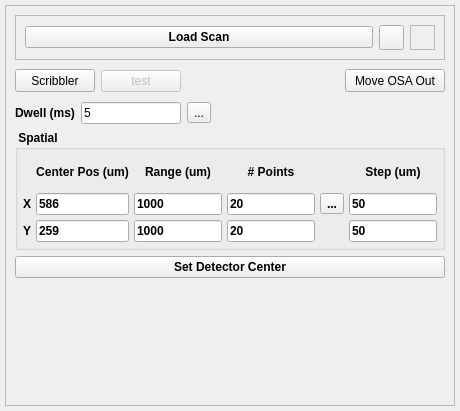
<?xml version="1.0" encoding="UTF-8"?>
<ui version="4.0">
 <class>Form</class>
 <widget class="QWidget" name="Form">
  <property name="geometry">
   <rect>
    <x>0</x>
    <y>0</y>
    <width>460</width>
    <height>411</height>
   </rect>
  </property>
  <property name="minimumSize">
   <size>
    <width>0</width>
    <height>150</height>
   </size>
  </property>
  <property name="focusPolicy">
   <enum>Qt::StrongFocus</enum>
  </property>
  <property name="windowTitle">
   <string>Form</string>
  </property>
  <layout class="QVBoxLayout" name="verticalLayout">
   <property name="spacing">
    <number>5</number>
   </property>
   <property name="leftMargin">
    <number>5</number>
   </property>
   <property name="topMargin">
    <number>5</number>
   </property>
   <property name="rightMargin">
    <number>5</number>
   </property>
   <property name="bottomMargin">
    <number>5</number>
   </property>
   <item>
    <widget class="QFrame" name="frame_2_SCANPLUGIN">
     <property name="maximumSize">
      <size>
       <width>650</width>
       <height>16777215</height>
      </size>
     </property>
     <property name="frameShape">
      <enum>QFrame::StyledPanel</enum>
     </property>
     <property name="frameShadow">
      <enum>QFrame::Raised</enum>
     </property>
     <layout class="QVBoxLayout" name="verticalLayout_3">
      <property name="spacing">
       <number>6</number>
      </property>
      <property name="leftMargin">
       <number>9</number>
      </property>
      <property name="topMargin">
       <number>9</number>
      </property>
      <property name="bottomMargin">
       <number>9</number>
      </property>
      <item>
       <widget class="QFrame" name="loadscan_frame">
        <property name="minimumSize">
         <size>
          <width>0</width>
          <height>30</height>
         </size>
        </property>
        <property name="frameShape">
         <enum>QFrame::StyledPanel</enum>
        </property>
        <property name="frameShadow">
         <enum>QFrame::Sunken</enum>
        </property>
        <layout class="QHBoxLayout" name="horizontalLayout">
         <item>
          <widget class="QPushButton" name="loadScanBtn">
           <property name="font">
            <font>
             <weight>75</weight>
             <bold>true</bold>
            </font>
           </property>
           <property name="text">
            <string>Load Scan</string>
           </property>
          </widget>
         </item>
         <item>
          <widget class="QToolButton" name="helpBtn">
           <property name="minimumSize">
            <size>
             <width>25</width>
             <height>25</height>
            </size>
           </property>
           <property name="maximumSize">
            <size>
             <width>25</width>
             <height>25</height>
            </size>
           </property>
           <property name="text">
            <string/>
           </property>
           <property name="icon">
            <iconset>
             <normaloff>../../../icons/helplite.png</normaloff>../../../icons/helplite.png</iconset>
           </property>
           <property name="iconSize">
            <size>
             <width>50</width>
             <height>50</height>
            </size>
           </property>
          </widget>
         </item>
         <item>
          <widget class="QLabel" name="rtclkpic">
           <property name="maximumSize">
            <size>
             <width>25</width>
             <height>25</height>
            </size>
           </property>
           <property name="autoFillBackground">
            <bool>true</bool>
           </property>
           <property name="frameShape">
            <enum>QFrame::StyledPanel</enum>
           </property>
           <property name="text">
            <string/>
           </property>
           <property name="pixmap">
            <pixmap>../../../icons/icons8-mouse-right-click-50.png</pixmap>
           </property>
           <property name="scaledContents">
            <bool>true</bool>
           </property>
           <property name="alignment">
            <set>Qt::AlignRight|Qt::AlignTrailing|Qt::AlignVCenter</set>
           </property>
          </widget>
         </item>
        </layout>
       </widget>
      </item>
      <item>
       <layout class="QHBoxLayout" name="horizontalLayout_15">
        <item>
         <widget class="QPushButton" name="scribblerBtn">
          <property name="enabled">
           <bool>true</bool>
          </property>
          <property name="minimumSize">
           <size>
            <width>0</width>
            <height>23</height>
           </size>
          </property>
          <property name="text">
           <string>Scribbler</string>
          </property>
          <property name="checkable">
           <bool>true</bool>
          </property>
         </widget>
        </item>
        <item>
         <widget class="QPushButton" name="testBtn">
          <property name="enabled">
           <bool>false</bool>
          </property>
          <property name="text">
           <string>test</string>
          </property>
         </widget>
        </item>
        <item>
         <spacer name="horizontalSpacer_2">
          <property name="orientation">
           <enum>Qt::Horizontal</enum>
          </property>
          <property name="sizeHint" stdset="0">
           <size>
            <width>40</width>
            <height>30</height>
           </size>
          </property>
         </spacer>
        </item>
        <item>
         <widget class="QPushButton" name="osaOutBtn">
          <property name="minimumSize">
           <size>
            <width>100</width>
            <height>23</height>
           </size>
          </property>
          <property name="text">
           <string>Move OSA Out</string>
          </property>
          <property name="checkable">
           <bool>true</bool>
          </property>
         </widget>
        </item>
       </layout>
      </item>
      <item>
       <layout class="QHBoxLayout" name="horizontalLayout_5">
        <item>
         <widget class="QLabel" name="label_8">
          <property name="font">
           <font>
            <weight>75</weight>
            <bold>true</bold>
           </font>
          </property>
          <property name="text">
           <string>Dwell (ms)</string>
          </property>
          <property name="alignment">
           <set>Qt::AlignCenter</set>
          </property>
         </widget>
        </item>
        <item>
         <widget class="QLineEdit" name="dwellFld">
          <property name="maximumSize">
           <size>
            <width>100</width>
            <height>16777215</height>
           </size>
          </property>
          <property name="text">
           <string>5</string>
          </property>
          <property name="mandatoryField" stdset="0">
           <bool>true</bool>
          </property>
         </widget>
        </item>
        <item>
         <widget class="QToolButton" name="dwell_magicBtn">
          <property name="toolTip">
           <string>adjust number of points to use this dwell value</string>
          </property>
          <property name="text">
           <string>...</string>
          </property>
          <property name="icon">
           <iconset>
            <normaloff>../../../../../../../icons/wand.ico</normaloff>../../../../../../../icons/wand.ico</iconset>
          </property>
         </widget>
        </item>
        <item>
         <spacer name="horizontalSpacer">
          <property name="orientation">
           <enum>Qt::Horizontal</enum>
          </property>
          <property name="sizeHint" stdset="0">
           <size>
            <width>40</width>
            <height>20</height>
           </size>
          </property>
         </spacer>
        </item>
       </layout>
      </item>
      <item>
       <widget class="QGroupBox" name="groupBox">
        <property name="minimumSize">
         <size>
          <width>0</width>
          <height>120</height>
         </size>
        </property>
        <property name="font">
         <font>
          <weight>75</weight>
          <bold>true</bold>
         </font>
        </property>
        <property name="title">
         <string> Spatial </string>
        </property>
        <layout class="QVBoxLayout" name="verticalLayout_2">
         <property name="spacing">
          <number>5</number>
         </property>
         <property name="leftMargin">
          <number>5</number>
         </property>
         <property name="topMargin">
          <number>5</number>
         </property>
         <property name="rightMargin">
          <number>5</number>
         </property>
         <property name="bottomMargin">
          <number>5</number>
         </property>
         <item>
          <layout class="QGridLayout" name="gridLayout_2">
           <item row="0" column="1">
            <widget class="QLabel" name="label_9">
             <property name="font">
              <font>
               <weight>75</weight>
               <bold>true</bold>
              </font>
             </property>
             <property name="text">
              <string>Center Pos (um)</string>
             </property>
             <property name="alignment">
              <set>Qt::AlignCenter</set>
             </property>
            </widget>
           </item>
           <item row="0" column="2">
            <widget class="QLabel" name="label_10">
             <property name="font">
              <font>
               <weight>75</weight>
               <bold>true</bold>
              </font>
             </property>
             <property name="text">
              <string>Range (um)</string>
             </property>
             <property name="alignment">
              <set>Qt::AlignCenter</set>
             </property>
            </widget>
           </item>
           <item row="0" column="3">
            <widget class="QLabel" name="label_11">
             <property name="font">
              <font>
               <weight>75</weight>
               <bold>true</bold>
              </font>
             </property>
             <property name="text">
              <string># Points</string>
             </property>
             <property name="alignment">
              <set>Qt::AlignCenter</set>
             </property>
            </widget>
           </item>
           <item row="0" column="5">
            <widget class="QLabel" name="label_12">
             <property name="font">
              <font>
               <weight>75</weight>
               <bold>true</bold>
              </font>
             </property>
             <property name="text">
              <string>Step (um)</string>
             </property>
             <property name="alignment">
              <set>Qt::AlignCenter</set>
             </property>
            </widget>
           </item>
           <item row="1" column="0">
            <widget class="QLabel" name="label_13">
             <property name="font">
              <font>
               <weight>75</weight>
               <bold>true</bold>
              </font>
             </property>
             <property name="text">
              <string>X</string>
             </property>
            </widget>
           </item>
           <item row="1" column="1">
            <widget class="QLineEdit" name="centerXFld">
             <property name="text">
              <string>586</string>
             </property>
            </widget>
           </item>
           <item row="1" column="3">
            <widget class="QLineEdit" name="npointsXFld">
             <property name="text">
              <string>20</string>
             </property>
            </widget>
           </item>
           <item row="1" column="5">
            <widget class="QLineEdit" name="stepXFld">
             <property name="text">
              <string>50</string>
             </property>
            </widget>
           </item>
           <item row="2" column="0">
            <widget class="QLabel" name="label_14">
             <property name="font">
              <font>
               <weight>75</weight>
               <bold>true</bold>
              </font>
             </property>
             <property name="text">
              <string>Y</string>
             </property>
            </widget>
           </item>
           <item row="2" column="2">
            <widget class="QLineEdit" name="rangeYFld">
             <property name="text">
              <string>1000</string>
             </property>
            </widget>
           </item>
           <item row="2" column="3">
            <widget class="QLineEdit" name="npointsYFld">
             <property name="text">
              <string>20</string>
             </property>
            </widget>
           </item>
           <item row="2" column="5">
            <widget class="QLineEdit" name="stepYFld">
             <property name="text">
              <string>50</string>
             </property>
            </widget>
           </item>
           <item row="1" column="2">
            <widget class="QLineEdit" name="rangeXFld">
             <property name="text">
              <string>1000</string>
             </property>
            </widget>
           </item>
           <item row="2" column="1">
            <widget class="QLineEdit" name="centerYFld">
             <property name="text">
              <string>259</string>
             </property>
            </widget>
           </item>
           <item row="1" column="4">
            <widget class="QToolButton" name="xPoints_magicBtn">
             <property name="toolTip">
              <string>adjust dwell value to use this number of points</string>
             </property>
             <property name="text">
              <string>...</string>
             </property>
             <property name="icon">
              <iconset>
               <normaloff>../../../../../../../icons/wand.ico</normaloff>../../../../../../../icons/wand.ico</iconset>
             </property>
            </widget>
           </item>
          </layout>
         </item>
        </layout>
       </widget>
      </item>
      <item>
       <widget class="QPushButton" name="setCenterBtn">
        <property name="font">
         <font>
          <weight>75</weight>
          <bold>true</bold>
         </font>
        </property>
        <property name="text">
         <string>Set Detector Center</string>
        </property>
       </widget>
      </item>
      <item>
       <widget class="QFrame" name="detectorPlotFrame">
        <property name="minimumSize">
         <size>
          <width>0</width>
          <height>0</height>
         </size>
        </property>
        <property name="maximumSize">
         <size>
          <width>500</width>
          <height>16777215</height>
         </size>
        </property>
        <property name="frameShape">
         <enum>QFrame::StyledPanel</enum>
        </property>
        <property name="frameShadow">
         <enum>QFrame::Raised</enum>
        </property>
       </widget>
      </item>
      <item>
       <spacer name="verticalSpacer_2">
        <property name="orientation">
         <enum>Qt::Vertical</enum>
        </property>
        <property name="sizeHint" stdset="0">
         <size>
          <width>20</width>
          <height>40</height>
         </size>
        </property>
       </spacer>
      </item>
     </layout>
    </widget>
   </item>
  </layout>
 </widget>
 <resources/>
 <connections/>
</ui>
